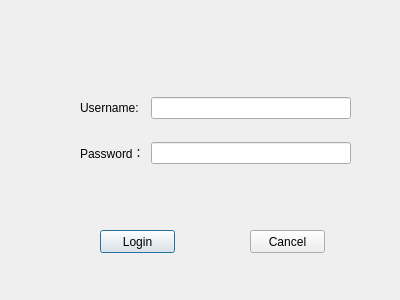
<?xml version="1.0" encoding="UTF-8"?>
<ui version="4.0">
 <class>Dialog</class>
 <widget class="QDialog" name="Dialog">
  <property name="geometry">
   <rect>
    <x>0</x>
    <y>0</y>
    <width>400</width>
    <height>300</height>
   </rect>
  </property>
  <property name="windowTitle">
   <string>Dialog</string>
  </property>
  <widget class="QPushButton" name="pushButton">
   <property name="geometry">
    <rect>
     <x>100</x>
     <y>230</y>
     <width>75</width>
     <height>23</height>
    </rect>
   </property>
   <property name="text">
    <string>Login</string>
   </property>
  </widget>
  <widget class="QPushButton" name="pushButton_2">
   <property name="geometry">
    <rect>
     <x>250</x>
     <y>230</y>
     <width>75</width>
     <height>23</height>
    </rect>
   </property>
   <property name="text">
    <string>Cancel</string>
   </property>
  </widget>
  <widget class="QWidget" name="">
   <property name="geometry">
    <rect>
     <x>80</x>
     <y>80</y>
     <width>271</width>
     <height>101</height>
    </rect>
   </property>
   <layout class="QGridLayout" name="gridLayout">
    <item row="0" column="0">
     <widget class="QLabel" name="label">
      <property name="text">
       <string>Username:</string>
      </property>
     </widget>
    </item>
    <item row="0" column="1">
     <widget class="QLineEdit" name="lineEdit"/>
    </item>
    <item row="1" column="0">
     <widget class="QLabel" name="label_2">
      <property name="text">
       <string>Password：</string>
      </property>
     </widget>
    </item>
    <item row="1" column="1">
     <widget class="QLineEdit" name="lineEdit_2"/>
    </item>
   </layout>
  </widget>
 </widget>
 <resources/>
 <connections>
  <connection>
   <sender>pushButton_2</sender>
   <signal>clicked()</signal>
   <receiver>Dialog</receiver>
   <slot>close()</slot>
   <hints>
    <hint type="sourcelabel">
     <x>287</x>
     <y>241</y>
    </hint>
    <hint type="destinationlabel">
     <x>199</x>
     <y>149</y>
    </hint>
   </hints>
  </connection>
 </connections>
</ui>
